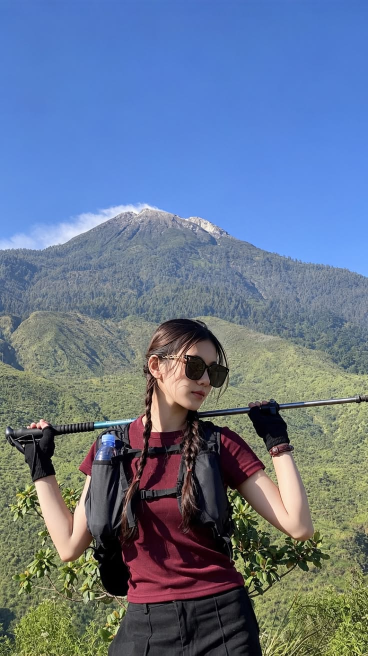
#> input picture Project/src/assets/images/e20a1f159a6c0d5007a1cff0c0b7746fceb10364.png, 736 x 1311 px, found by its file name (shown at 1/2 size)
$ python check_vertical_imgs.py
#> lines starting #> are read from the running program, lines starting #| are printed output that depends on the picture
from PIL import Image

for f in [
    'Project/src/assets/images/e20a1f159a6c0d5007a1cff0c0b7746fceb10364.png',
    'Project/src/assets/images/7c93d7c36861a617e298e1137c2dc6a29a5f021b.png',
    'Project/src/assets/images/e57cb14a8560ce343df12846535d619ace8adf2e.png',
    'Project/src/assets/images/0a6c36e4de50eaf3ccc7b9a5282265163ad94604.png',
    'Project/src/assets/images/54d2311ab12f0f44cdc4a92c8faabb6c6ca034fb.png'
]:
    im = Image.open(f)
#> im is the input picture: PIL image 736x1311 RGB; mean R, G, B 102.3, 118.2, 141.6
    print(f, im.size)
#| Project/src/assets/images/e20a1f159a6c0d5007a1cff0c0b7746fceb10364.png (736, 1311)
    # let's save a thumbnail to scratch to inspect
    im.resize((150, int(150 * im.size[1] / im.size[0]))).save(f"scratch/{f.split('/')[-1]}_thumb.jpg")
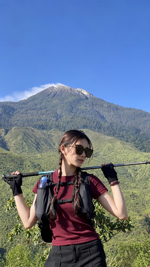
#> saved as e20a1f159a6c0d5007a1cff0c0b7746fceb10364.png_thumb.jpg: PIL image 150x267 RGB; mean R, G, B 102.3, 118.2, 141.6
#> pass 2 of the loop `for f in [`:
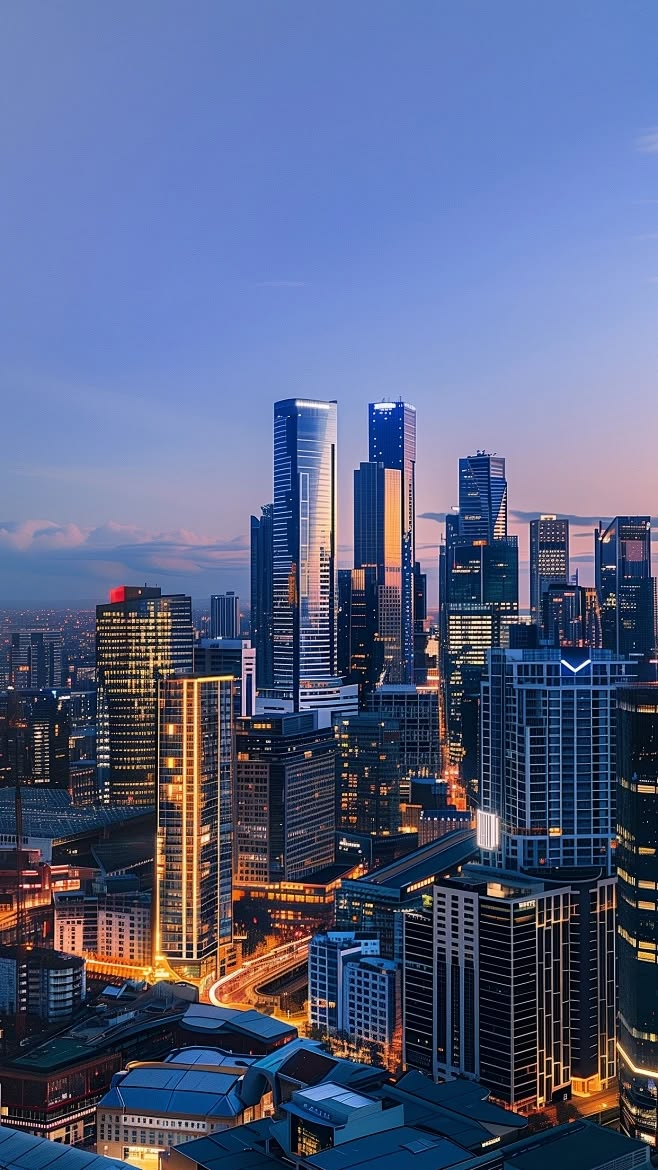
#> input picture Project/src/assets/images/7c93d7c36861a617e298e1137c2dc6a29a5f021b.png, 658 x 1170 px, found by its file name
#> im is the input picture: PIL image 658x1170 RGB; mean R, G, B 86.2, 97.4, 133.5
#| Project/src/assets/images/7c93d7c36861a617e298e1137c2dc6a29a5f021b.png (658, 1170)
#> `im.resize((150, int(150 * im.size[1] / im.size[0]))).save(f"scratch/{f..`:
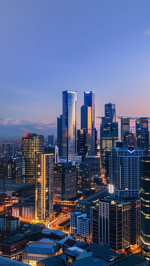
#> saved as 7c93d7c36861a617e298e1137c2dc6a29a5f021b.png_thumb.jpg: PIL image 150x266 RGB; mean R, G, B 86.3, 97.4, 133.5
